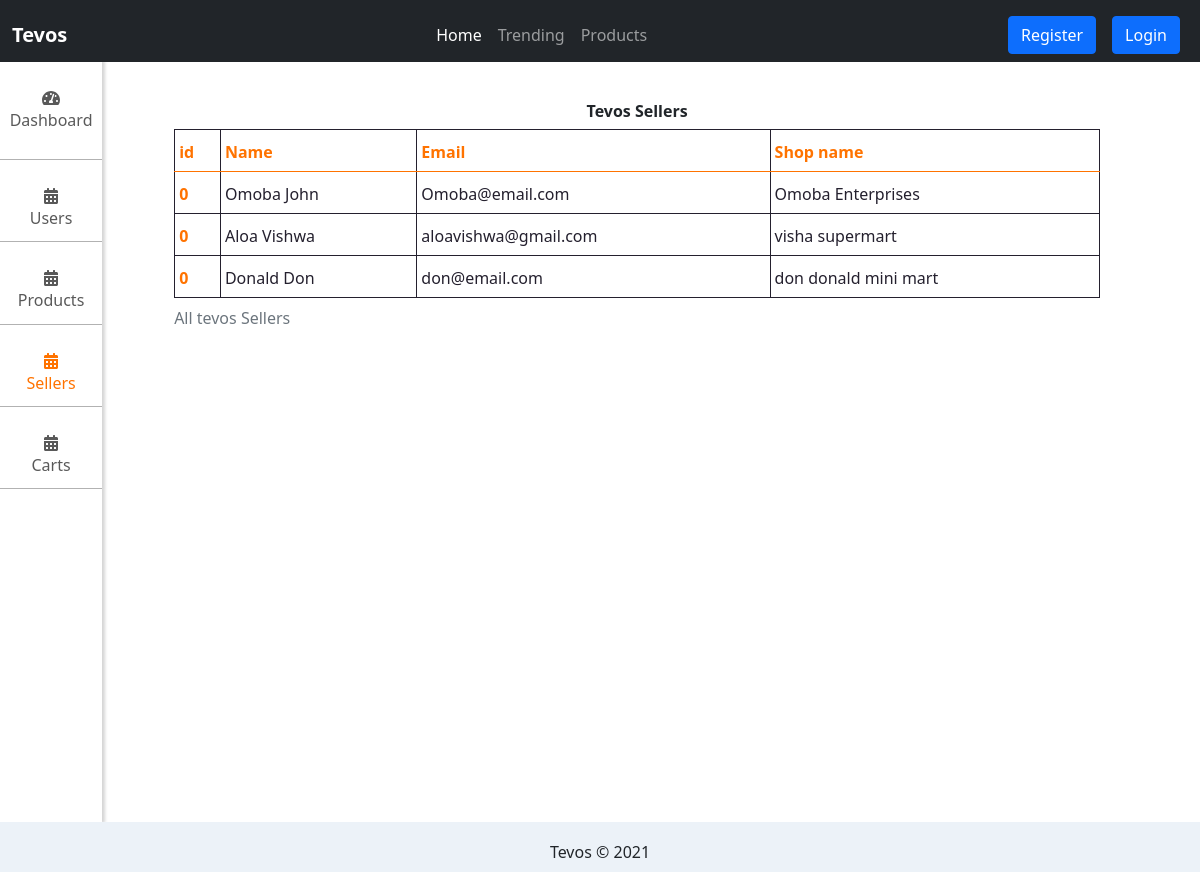
Page /admin/sellers.php on the committed database.
### tables this page shows
CREATE TABLE `sellers` (
  `id` int(11) NOT NULL,
  `firstname` varchar(255) NOT NULL,
  `lastname` varchar(255) NOT NULL,
  `email` varchar(255) NOT NULL,
  `shopname` varchar(255) NOT NULL,
  `password` varchar(255) NOT NULL
);

### admin/sellers.php (the view, shortened to what this page needs)
<?php
include('../dbconnection.php');
$sql = "SELECT * FROM sellers";
$sellers= $conn->query($sql);
?>
<?php
include('includes/header.php');
?>
<main role="main">
    <?php include('includes/navbar.php')?>
    <div class="flex-container">
        <div id="sidebar" class="collapse show">
            <div class="sidenav-item">
                <a href="dashboard.php">
                    <div class="my-4">
                        <i class="fas fa-tachometer-alt"></i>
                        <h6>Dashboard</h6>
                    </div>
                </a>
            </div>
            <div class="sidenav-item my-4">
                <a href="users.php">
                    <div>
                        <i class="fas fa-calendar-alt"></i>
                        <h6>Users</h6>
                    </div>
                </a>
            </div>
            <div class="sidenav-item my-4">
                <a href="products.php">
                    <div>
                        <i class="fas fa-calendar-alt"></i>
                        <h6>Products</h6>
                    </div>
                </a>
            </div>
            <div class="sidenav-item my-4">
                <a href="sellers.php">
                    <div class="sidenav-active">
                        <i class="fas fa-calendar-alt"></i>
                        <h6>Sellers</h6>
                    </div>
                </a>
            </div>
            <div class="sidenav-item my-4">
                <a href="cart_items.php">
                    <div>
                        <i class="fas fa-calendar-alt"></i>
                        <h6>Carts</h6>
                    </div>
                </a>
            </div>
        </div>
        <div id="workspace">
            <h6 class="text-center"><strong>Tevos Sellers</strong></h6>
            <table class="table table-hover table-sm table-responsive-xs table-bordered students-table">
                <caption>All tevos Sellers</caption>
                <thead>
                    <tr>
                        <th scope="col">id</th>
                        <th scope="col">Name</th>
                        <th scope="col">Email</th>
                        <th scope="col">Shop name</th>
                    </tr>
                </thead>
                <tbody>
                    <?php if($sellers->num_rows>0): ?>
                    <?php while($seller = $sellers->fetch_assoc()): ?>
                        <tr>
                            <th scope="row"><?php echo $seller['id']; ?></th>
                            <td><?php echo ($seller['firstname'].' '.$seller['lastname']) ?></td>
                            <td><?php echo $seller['email']; ?></td>
                            <td><?php echo $seller['shopname']; ?></td>
                        </tr>
                    <?php endwhile; ?>
                <?php else: echo"No Sellers found"; ?>
                <?php endif; ?>
                </tbody>
            </table>
        </div>
    </div>
</main>
<?php include'includes/footer.php'; ?>

### admin/static/css/style.css (style rules this page uses)
html { position: relative; min-height: 100%; }
body { margin-bottom: 50px; }
.flex-container { display: flex; min-height: 95vh; overflow: hidden; }
#sidebar { flex-basis: 10%; background-color: #fff; margin-right: 20px; box-shadow: 2px 0px 3px 1px rgba(0, 0, 0, 0.17); overflow: hidden; }
#workspace { flex-basis: 100%; padding: 40px 100px 0px 1%; margin: 0px 0px 30px 40px; overflow-y: scroll; overflow-x: hidden; }
.sidenav-item { padding-bottom: 5px; border-bottom: .05px solid rgba(0, 0, 0, 0.3); }
.sidenav-item a { color: rgba(0, 0, 0, 0.65); text-align: center; align-items: center; justify-content: center; line-height: 25px; text-decoration: none; }
.sidenav-active { color: #FF7300; }
table { color: rgba(0, 0, 0, 0.125); }
td { color: #24202e; }
th { color: #FF7300; }
table.table-bordered > thead > tr > th, table.table-bordered > tbody > tr > th, table.table-bordered > tbody > tr> td { border:1px solid #24202e; padding-top: 10px; padding-bottom: 7px; }

### rows in the picture
sellers: id "0", firstname "Omoba", lastname "John", email "Omoba@email.com", shopname "Omoba Enterprises"
sellers: id "0", firstname "Aloa", lastname "Vishwa", email "aloavishwa@gmail.com", shopname "visha supermart"
sellers: id "0", firstname "Donald", lastname "Don", email "don@email.com", shopname "don donald mini mart"
